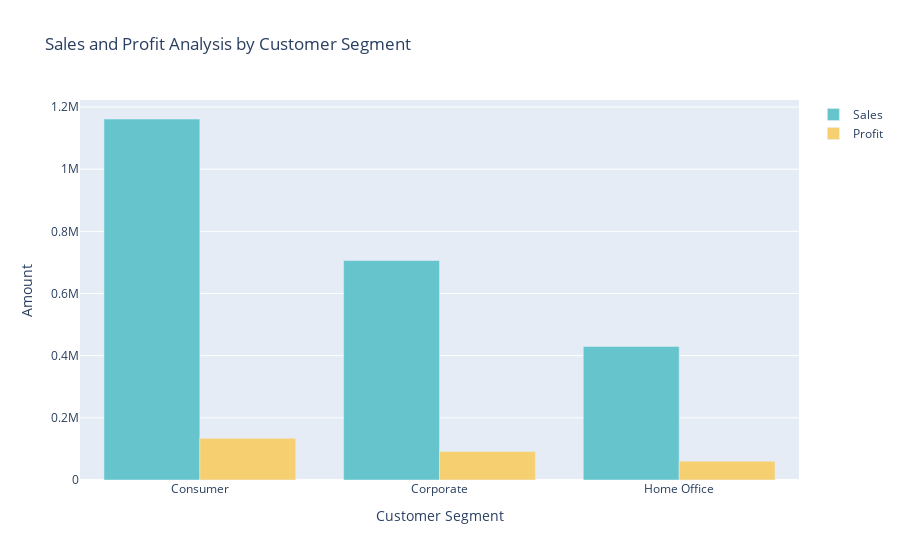

Write notebook code for a chart like this one.
### Markdown cell above
# Sales and Profit Analysis by Customer Segment

### Code cell
sales_profit_by_segment = data.groupby('Segment').agg({'Sales': 'sum', 'Profit': 'sum'}).reset_index()

color_palette = colors.qualitative.Pastel

fig = go.Figure()
fig.add_trace(go.Bar(x=sales_profit_by_segment['Segment'], 
                     y=sales_profit_by_segment['Sales'], 
                     name='Sales',
                     marker_color=color_palette[0]))

fig.add_trace(go.Bar(x=sales_profit_by_segment['Segment'], 
                     y=sales_profit_by_segment['Profit'], 
                     name='Profit',
                     marker_color=color_palette[1]))

fig.update_layout(title='Sales and Profit Analysis by Customer Segment',
                  xaxis_title='Customer Segment', yaxis_title='Amount')

fig.show()

### Figure 1 — Plotly figure (JSON) as saved in the notebook; plotly's stock layout.template omitted (floating-point values rounded to 4 significant figures)
{"data": [{"marker": {"color": "rgb(102, 197, 204)"}, "name": "Sales", "type": "bar", "x": ["Consumer", "Corporate", "Home Office"], "y": [1161000.0, 706100.0, 429700.0]}, {"marker": {"color": "rgb(246, 207, 113)"}, "name": "Profit", "type": "bar", "x": ["Consumer", "Corporate", "Home Office"], "y": [134100.0, 91980.0, 60300.0]}], "layout": {"title": {"text": "Sales and Profit Analysis by Customer Segment"}, "xaxis": {"title": {"text": "Customer Segment"}}, "yaxis": {"title": {"text": "Amount"}}}}
